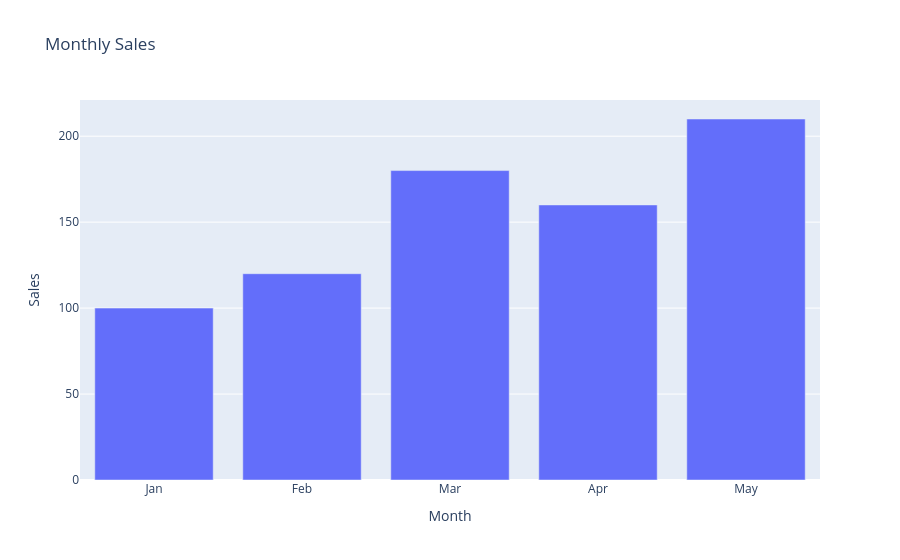

Source (notebook cell):
### Markdown cell above
**Code Cell 5 ( Interactive Bar Chart )**

### Code cell
fig = px.bar(
    df,
    x="Month",
    y="Sales",
    title="Monthly Sales"
)

fig.show()

### Figure 1 — Plotly figure (JSON) as saved in the notebook; plotly's stock layout.template omitted (floating-point values rounded to 4 significant figures)
{"data": [{"hovertemplate": "Month=%{x}<br>Sales=%{y}<extra></extra>", "legendgroup": "", "marker": {"color": "#636efa", "pattern": {"shape": ""}}, "name": "", "orientation": "v", "showlegend": false, "textposition": "auto", "type": "bar", "x": ["Jan", "Feb", "Mar", "Apr", "May"], "xaxis": "x", "y": [100, 120, 180, 160, 210], "yaxis": "y"}], "layout": {"barmode": "relative", "legend": {"tracegroupgap": 0}, "title": {"text": "Monthly Sales"}, "xaxis": {"anchor": "y", "domain": [0, 1], "title": {"text": "Month"}}, "yaxis": {"anchor": "x", "domain": [0, 1], "title": {"text": "Sales"}}}}
